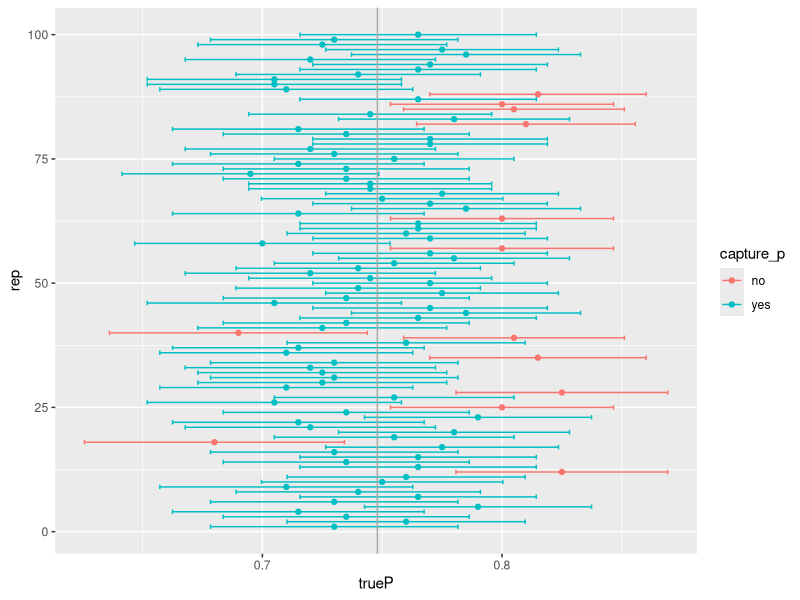

Here is the R script that generated this plot:
## ---- chunk 1
#n=100
#library(purrr)
#set.seed(0815)
#population=rbernoulli(200000, p = 0.748)
#z_star_95 <- qnorm(0.975)
#install.packages(oilabs)
## ---- chunk 2

#summary(ci_data_new)
## ---- chunk 3
library(purrr)
set.seed(385)
samples <- 100
n <- 200
ll <- numeric(samples)
ul <- numeric(samples)
xbar <- numeric(samples)
for (i in 1:samples)
{
  xbar[i] <- mean(rbernoulli(200, p = 0.748))
  ll[i] <- xbar[i] - qnorm(.95)*sqrt(xbar[i]*(1-xbar[i])/n)
  ul[i] <- xbar[i] + qnorm(.95)*sqrt(xbar[i]*(1-xbar[i])/n)
}

capture_p = ifelse(ll < .748 & ul > .748, "yes", "no")

ci_data_new=data.frame(rep=1:100,trueP=xbar, ul=ul,ll=ll,capture_p=capture_p)
summary(ci_data_new)
library(utils)
head(ci_data_new)
library(ggplot2)
qplot(data = ci_data_new, x = rep, y = trueP,color=capture_p) +
  geom_errorbar(aes(ymin =ll, ymax = ul)) + 
  geom_hline(aes(yintercept =.748), color = "darkgray") + # draw vertical line
  coord_flip()
 
